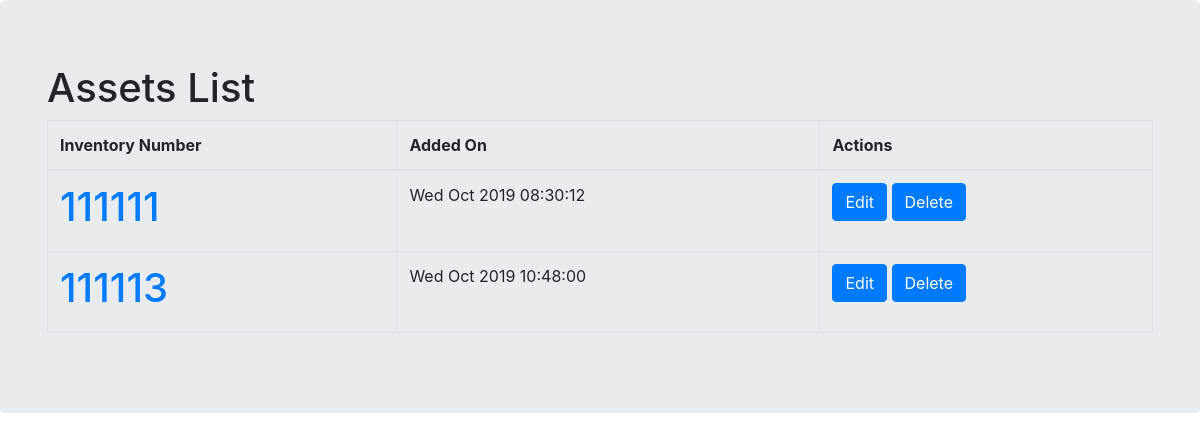
Before: /assets/ (signed in) with the older database file.
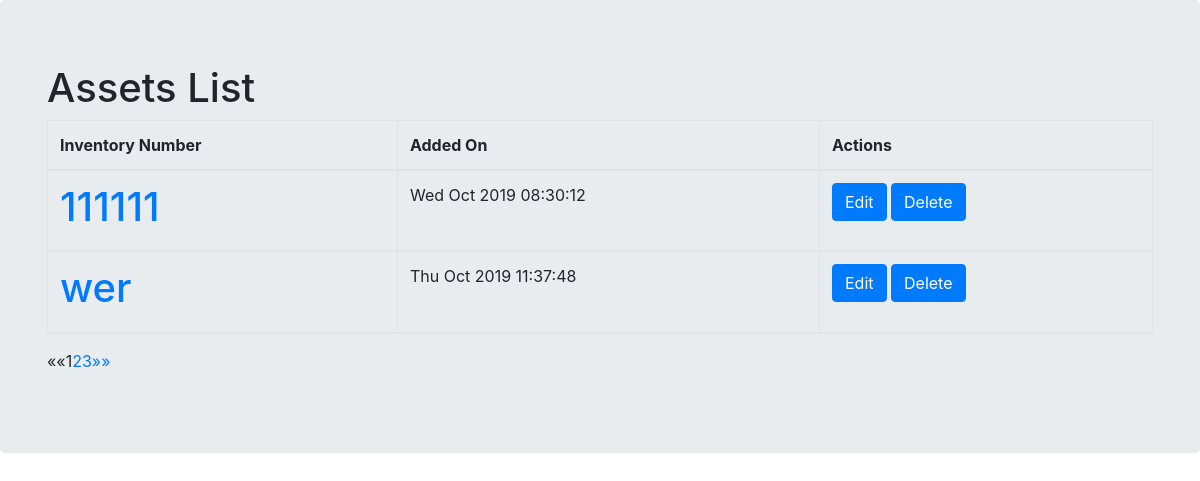
After: the same page with the newer database file.
### assets_app/models.py (models this page shows, shortened)
class Asset(models.Model):
    inventory_number = models.CharField(max_length=50, unique=True)
    model_name = models.CharField(max_length=50, unique=False, blank=False)
    category = TreeForeignKey('Category', on_delete=models.SET('UNCATEGORISED'), blank=False)
    location = models.ForeignKey('Location', on_delete=models.SET('NOT SET'), blank=False, null=True)
    serial_number = models.CharField(max_length=50, blank=False, null=True)
    vendor = models.ForeignKey(Vendor, on_delete=models.SET('NOT SET'), blank=False, null=True)
    state = models.ForeignKey(State, on_delete=models.SET('NOT SET'), blank=False, null=True)
    aquisition_date = models.DateField(null=True)
    warranty_expiry_date = models.DateField(blank=True, null=True)
    added_on = models.DateTimeField(editable=False, default=timezone.now)
    modified_on = models.DateTimeField(editable=False, default=timezone.now)
    legal_entity = models.CharField(max_length=100, blank=True)
    invoice_number = models.CharField(max_length=50, blank=True)
    host_name = models.CharField(max_length=100, blank=True)
    comments = models.TextField(blank=True)
    class Meta:
        verbose_name = 'Asset'
        verbose_name_plural = 'Assets'

### assets_app/views.py (the view)
# urls.py: path('assets/', views.AssetsListView.as_view(), name='assets_list'),
class AssetsListView(LoginRequiredMixin,ListView):
    model = Asset
    paginate_by = 2
    def get_queryset(self):
        return Asset.objects.filter(location__id__in=Employee.objects.filter(user=self.request.user.id).values('permitted_locations'))

### templates/assets_app/asset_list.html (shortened to what this page needs)
<!DOCTYPE html>
<html>
    <head>
<link rel="stylesheet" href="https://stackpath.bootstrapcdn.com/bootstrap/4.3.1/css/bootstrap.min.css">
    </head>
    <body>
        <div class='jumbotron'>
            <div class ='container'>
                <h1>Assets List</h1>
                    <div class="centerstage">
                            <table class="table table-bordered">
                                <thead>
                                    <tr>
                                        <th>Inventory Number</th>
                                        <th>Added On</th>
                                        <th>Actions</th>
                                    </tr>
                                </thead>
                                <tbody>
                                    {% for asset in asset_list %}
                                    <tr>
                                        <td><h1><a href="{% url 'asset_detail' pk=asset.pk %}">{{ asset.inventory_number }}</a></h1></td>
                                        <td>{{ asset.added_on|date:"D M Y H:i:s"}}</td>
                                        <td>
                                            <a class='btn btn-primary' href='{% url "asset_edit" pk=asset.pk %}'>
                                                <span class='glyphicon glyphicon-plus'>Edit</span>
                                            </a>
                                            <a class='btn btn-primary' href='{% url "asset_delete" pk=asset.pk %}'>
                                                <span class='glyphicon glyphicon-plus'>Delete</span>
                                            </a>
                                        </td>
                                    </tr>
                                    {% endfor %}
                                </tbody>
                                </table>
                </div>
                {% if is_paginated %}
                <ul class="pagination">
                    {% if page_obj.has_previous %}
                    <li><a href="?page={{ page_obj.previous_page_number }}">&laquo;&laquo;</a></li>
                    {% else %}
                    <li class="disabled"><span>&laquo;&laquo;</span></li>
                    {% endif %}
                    {% for i in paginator.page_range %}
                    {% if page_obj.number == i %}
                        <li class="active"><span>{{ i }} <span class="sr-only">(current)</span></span></li>
                    {% else %}
                        <li><a href="?page={{ i }}">{{ i }}</a></li>
                    {% endif %}
                    {% endfor %}
                    {% if page_obj.has_next %}
                    <li><a href="?page={{ page_obj.next_page_number }}">&raquo;&raquo;</a></li>
                    {% else %}
                    <li class="disabled"><span>&raquo;&raquo;</span></li>
                    {% endif %}
                </ul>
                {% endif %}
            </div>
        </div>
    </body>
</html>

Changed rows visible on the page:
no longer on this page (row unchanged): Asset: inventory_number "111113", added_on "Wed Oct 2019 10:48:00"
added Asset: inventory_number "wer", added_on "Thu Oct 2019 11:37:48"
Other visible differences:
new list line: "1"
new list line: "2"
new list line: "3"
